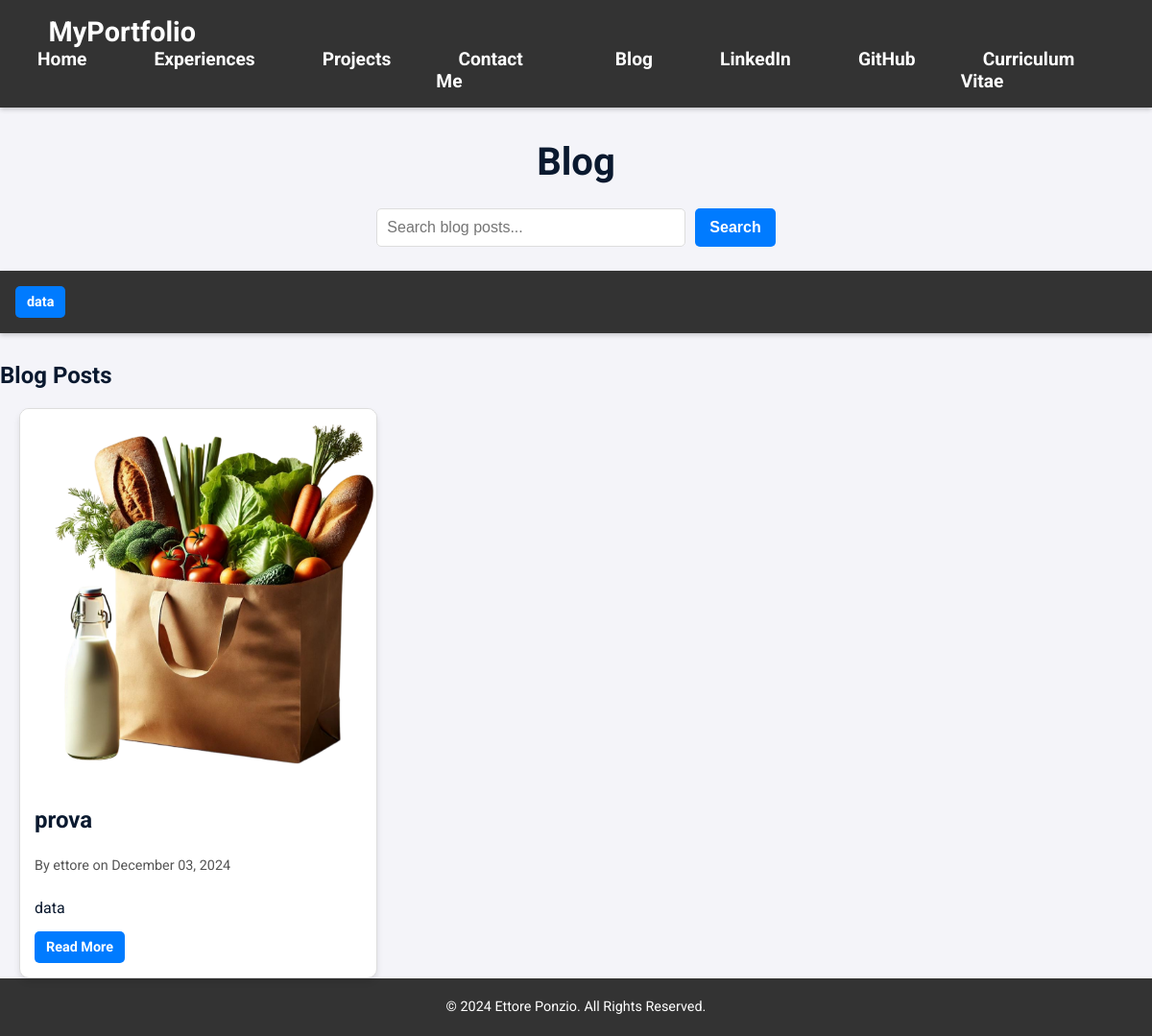
Page /en/blog/ on the committed database.
### portfolio/models.py (models this page shows, shortened)
class Category(models.Model):
    name = models.CharField(max_length=100, help_text="Name of the category.")
    slug = models.SlugField(
        max_length=100,
        unique=True,
        blank=True,
        help_text="URL-friendly identifier for the category (auto-generated)."
    )

class BlogPost(models.Model):
    title = models.CharField(max_length=200, help_text="Title of the blog post.")
    slug = models.SlugField(
        max_length=200,
        unique=True,
        blank=True,
        help_text="URL-friendly identifier for the post (auto-generated)."
    )
    content = models.TextField(help_text="Main content of the blog post.")
    excerpt = models.TextField(
        blank=True, help_text="Short summary or excerpt of the blog post."
    )
    featured_image = models.ImageField(
        upload_to='blog_images/',
        blank=True,
        null=True,
        help_text="Optional featured image for the blog post."
    )
    publication_date = models.DateField(
        auto_now_add=True, help_text="Date the blog post was published."
    )
    categories = models.ManyToManyField(
        Category,
        related_name='blog_posts',
        help_text="Categories associated with the blog post."
    )
    author = models.CharField(max_length=100, help_text="Author of the blog post.")

### portfolio/views.py (the view)
# urls.py: path('blog/', views.blog_list, name='blog_list'),
def blog_list(request):
    query = request.GET.get('q')  # Capture the search query from the URL
    posts = BlogPost.objects.all().order_by('-publication_date')
    categories = Category.objects.all()
    if query:
        posts = posts.filter(
            Q(title__icontains=query) | Q(content__icontains=query)
        )
    context = {
        'posts': posts,
        'categories': categories,
        'query': query,
    }
    return render(request, 'portfolio/blog_list.html', context)

### portfolio/templates/portfolio/blog_list.html (shortened to what this page needs)
{% extends 'portfolio/base.html' %}
{% load static %}
{% load i18n %}
{% block styles %}
    <link rel="stylesheet" href="{% static 'portfolio/css/blog_list.css' %}">
{% endblock %}
{% block content %}
<article class="blog-list-page">
    <header>
        <h1 class="page-title">{% trans "Blog" %}</h1>
        <form method="get" action="" class="search-form" role="search" aria-label="{% trans 'Search blog posts' %}">
            <input type="text" id="search" name="q" value="{{ query|default:'' }}" placeholder="{% trans 'Search blog posts...' %}" aria-label="{% trans 'Search blog posts' %}">
            <button type="submit">{% trans "Search" %}</button>
        </form>
    </header>
    {% if categories %}
    <nav class="categories" aria-label="{% trans 'Blog Categories' %}">
        <ul class="category-list">
            {% for category in categories %}
            <li class="category-item">
                <a href="?category={{ category.slug }}" class="category-link">{{ category.name }}</a>
            </li>
            {% endfor %}
        </ul>
    </nav>
    {% endif %}
    <section class="posts" aria-labelledby="posts-heading">
        <h2 id="posts-heading" class="section-heading">{% trans "Blog Posts" %}</h2>
        {% if posts %}
        <div class="posts-grid">
            {% for post in posts %}
            <article class="post-card">
                {% if post.featured_image %}
                <a href="{% url 'portfolio:blog_detail' post.slug %}">
                    <img src="{{ post.featured_image.url }}" alt="{{ post.title }}" class="post-thumbnail">
                </a>
                {% endif %}
                <div class="post-content">
                    <h3 class="post-title">
                        <a href="{% url 'portfolio:blog_detail' post.slug %}">{{ post.title }}</a>
                    </h3>
                    <p class="post-meta">{% trans "By" %} {{ post.author }} {% trans "on" %} {{ post.publication_date|date:"F d, Y" }}</p>
                    <p class="post-excerpt">{{ post.excerpt|truncatewords:30 }}</p>
                    <a href="{% url 'portfolio:blog_detail' post.slug %}" class="read-more">{% trans "Read More" %}</a>
                </div>
            </article>
            {% endfor %}
        </div>
        {% else %}
        <p>{% trans "No posts found." %}</p>
        {% endif %}
    </section>
</article>
{% endblock %}

### portfolio/static/portfolio/css/navigation.css (style rules this page uses)
nav { display: flex; justify-content: space-between; align-items: center; padding: 1em; background-color: #333; color: #fff; position: sticky; top: 0; z-index: 1000; box-shadow: 0 2px 5px rgba(0, 0, 0, 0.2); }
nav ul { display: flex; list-style: none; gap: 1.5em; margin: 0; padding: 0; }
nav a { text-decoration: none; color: #fff; font-weight: bold; font-size: 1.2rem; padding: 0.7em 1.2em; transition: background-color 0.3s, color 0.3s; border-radius: 6px; }

### portfolio/static/portfolio/css/blog_list.css (style rules this page uses)
:root { --primary-color: #007bff; --primary-color-dark: #0056b3; --secondary-color: #0A192F; --background-color: #f4f4f9; --text-color: #0A192F; --light-text-color: #555; --border-color: #ddd; --white-color: #ffffff; --box-shadow: 0 4px 6px rgba(0, 0, 0, 0.1); }
body { font-family: 'Roboto', sans-serif; color: var(--text-color); background-color: var(--background-color); margin: 0; padding: 0; }
.blog-list-page .page-title { text-align: center; font-size: 2.5rem; margin-bottom: 20px; color: var(--secondary-color); }
.search-form { display: flex; justify-content: center; flex-wrap: wrap; margin-bottom: 20px; }
.search-form input[type="text"] { padding: 10px; border: 1px solid var(--border-color); border-radius: 5px; width: 300px; font-size: 1rem; margin-bottom: 10px; }
.search-form button { padding: 10px 15px; border: none; background-color: var(--primary-color); color: var(--white-color); border-radius: 5px; font-weight: bold; cursor: pointer; font-size: 1rem; }
.search-form input[type="text"], .search-form button { margin: 5px; }
.categories { text-align: center; margin-bottom: 30px; }
.category-list { list-style: none; padding: 0; margin: 0; display: flex; justify-content: center; flex-wrap: wrap; gap: 10px; }
.category-item { margin: 0; }
.category-link { display: inline-block; padding: 8px 12px; background-color: var(--primary-color); color: var(--white-color); border-radius: 5px; text-decoration: none; transition: background-color 0.3s ease; font-size: 0.9rem; }
.posts-grid { display: grid; grid-template-columns: repeat(auto-fill, minmax(280px, 1fr)); gap: 20px; padding: 0 20px; }
.post-card { background-color: var(--white-color); border: 1px solid var(--border-color); border-radius: 10px; overflow: hidden; box-shadow: var(--box-shadow); display: flex; flex-direction: column; }
.post-thumbnail { width: 100%; height: auto; }
.post-content { padding: 15px; flex-grow: 1; display: flex; flex-direction: column; }
.post-title { font-size: 1.5rem; margin-bottom: 10px; color: var(--secondary-color); }
.post-title a { color: inherit; text-decoration: none; }
.post-meta { font-size: 0.9rem; color: var(--light-text-color); margin-bottom: 10px; }
.post-excerpt { flex-grow: 1; margin-bottom: 15px; color: var(--text-color); }
.read-more { align-self: flex-start; background-color: var(--primary-color); color: var(--white-color); padding: 8px 12px; border: none; border-radius: 5px; text-decoration: none; font-weight: bold; transition: background-color 0.3s ease; font-size: 0.9rem; }

### rows in the picture
Category: name "data"
BlogPost: featured_image (picture), title "prova", author "ettore", publication_date "December 03, 2024", excerpt "data"
